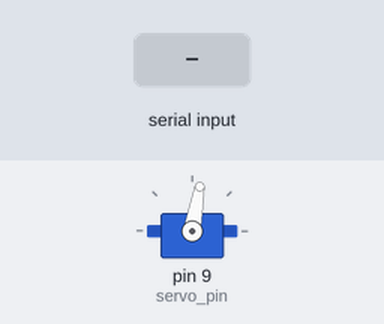
Bench run of a sketch on a simulated Arduino Uno, built with avr-gcc and run on an emulated ATmega328P. Shown: servo. The inputs (shaded band) are chosen by the test bench.

Above: at 1.2 s.
1.3 s: byte 1 (1) received over Serial
At 2.7 s:
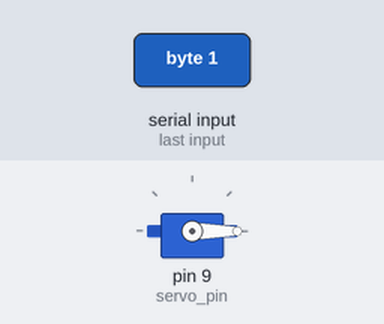
Timing chart, 0 to 4.3 s (numbered marks = the images above; inputs shaded):
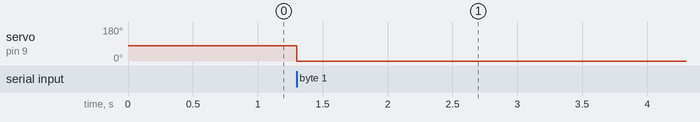

Measured:
- after the input at 1.3 s, servo on pin 9 (servo_pin): 80° → 0° at once

The sketch:

robocon-18-arm.ino
```cpp
/*
 Controlling a servo position using a potentiometer (variable resistor)
 by Michal Rinott <http://people.interaction-ivrea.it/m.rinott>

 modified on 8 Nov 2013
 by Scott Fitzgerald
 http://www.arduino.cc/en/Tutorial/Knob
*/
#include <Servo.h>

// Tsop pin
int tsop = 7;

// Bluetooth var
int bt = 0;

// Tsop Vars
int prev=1;
int current = 0;
int flag=0;
int flag1=1;
int flag2 = 0;
int send1 = 0;

// Time vars
long long int millis_var = 0;

// Servo var
Servo myservo;// create servo object to control a servo
int servo_pin = 9; //Servo pin

// Flag
int to_do = 1; // 0: for throw

// Tsop delay
int tsop_delay = 0;


void setup() {

  Serial.begin(9600);
  myservo.attach(servo_pin);
  myservo.write(80);
  delay(50);
  pinMode(tsop,INPUT);

  }

void loop() {
  // For bluetooth comm.
 // bt=1;
if(Serial.available())

  {
    //Serial.println("jjjjjjjjjjjjj");
    bt =Serial.read();
  }
  //Serial.println(bt);

  if(bt == 1 || flag1 == 0)
    {
      tsop_delay = 0;
      myservo.write(0);
      //Serial.write(2);
      //Serial.print("handle");
      flag1 = 0;
      flag = 0;

     // to_do =0;

    }


 /* // For gripping of shuttle
 if(bt == 1)
 {myservo.write(90); // open position
  delay(2500);
 myservo.write(0);// close position
delay(3000);
 bt = 0;
 flag = 0; // Gripping restarted
 }*/

if(bt == 2)
{
 // For tsop detection and shuttle release
  flag1 = 1;
 if(tsop_delay == 0)
 {
  delay(3000);
  tsop_delay = 1;
 }


 current = digitalRead(tsop);

 if(current != prev)
  {
    flag++;

  prev = current;
  }
  if(flag>=1)
    {
      myservo.write(90);
      Serial.write(2);//Shuttle released
      flag = 0;
      bt=0;

     //Serial.print("thrown");


    /*delay(4000);
    myservo.write(90);
      flag = 1;
      Serial.write(0);*/
    }

    }

}
```
